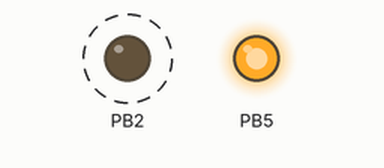
This program was run on a simulated ATmega328P, built with avr-gcc and emulated at 16 MHz. Parts: output pins drawn as LEDs (lit = HIGH). Dashed ring = blinking.

Above: at 0.2 s.
Timing chart, 0 to 3.0 s (numbered marks = the images above):
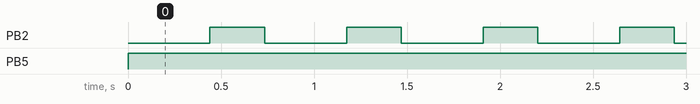

The program:

main.c
```c
/*
 * GccDA2CT1.c
 *
 * Created: 3/22/2019 8:03:29 PM
 * Author : Home
 */

#define F_CPU 16000000UL
#include <avr/io.h>
// THIS IS TASK1 PART1
#include <util/delay.h>
#include <avr/interrupt.h>

int main(void){
	DDRB = 36;
	PORTB |= (1<<5);
	TCCR0B = 5;
	while(1){
		TCNT0 = 0;
		int TACO = 0;
		while(TACO != 27){
			while(TCNT0 != 255);
			TCNT0 = 0;
			TACO++;
		}
		PORTB ^= (1<<2);
		TACO = 0;
		TCNT0 = 0;
		while(TACO != 18){
			while(TCNT0 != 255);
			TCNT0 = 0;
			TACO++;
		}
		PORTB ^= (1<<2);
		TACO = 0;
		TCNT0 = 0;
	}
}
```

Measured:
- by itself, PB2: alternates HIGH for 0.29 s and LOW for 0.44 s
- by itself, PB5: LOW → HIGH at 0.00 s
